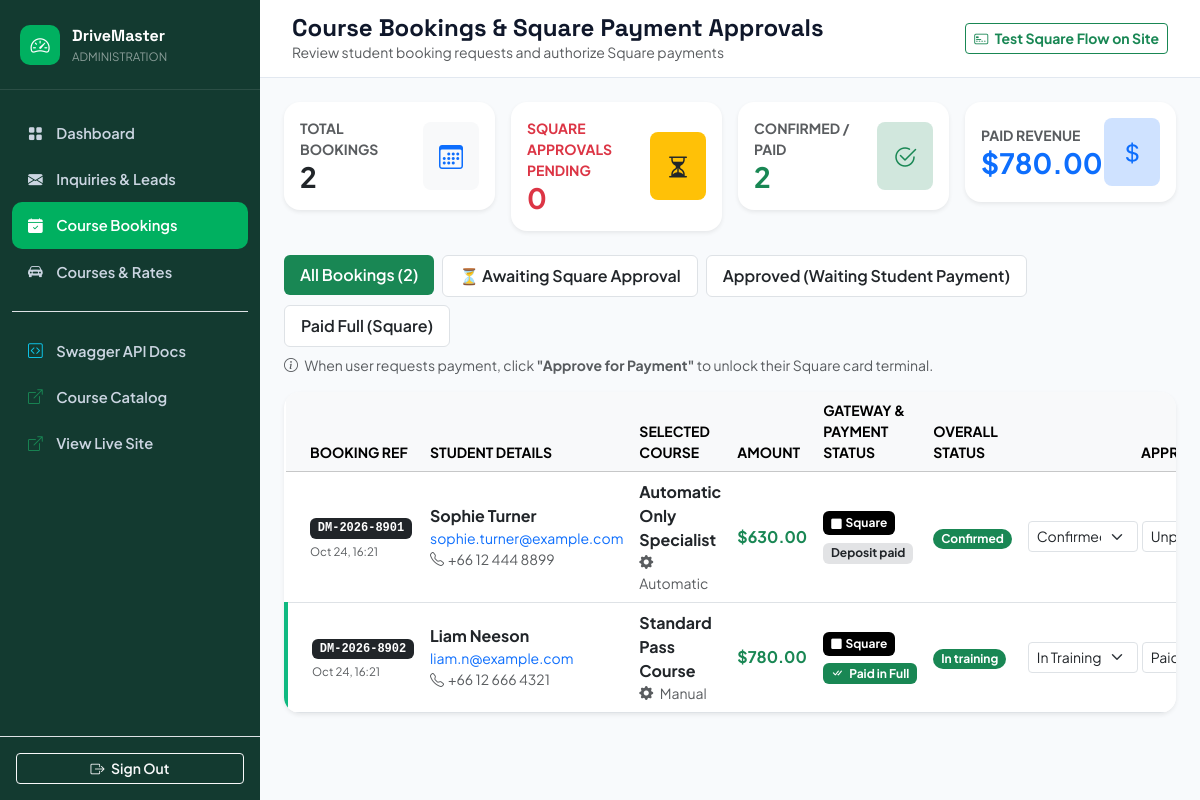
Page /admin/enrollments.php (signed in) on the committed database.
### tables this page shows
CREATE TABLE IF NOT EXISTS `enrollments` (
  `id` INT UNSIGNED AUTO_INCREMENT PRIMARY KEY,
  `booking_reference` VARCHAR(20) NOT NULL UNIQUE,
  `student_name` VARCHAR(100) NOT NULL,
  `student_email` VARCHAR(120) NOT NULL,
  `student_phone` VARCHAR(30) NOT NULL,
  `course_id` INT UNSIGNED DEFAULT NULL,
  `course_name` VARCHAR(120) NOT NULL,
  `course_price` DECIMAL(10, 2) NOT NULL DEFAULT 0.00,
  `pickup_address` VARCHAR(200) DEFAULT NULL,
  `preferred_start_date` DATE DEFAULT NULL,
  `preferred_transmission` ENUM('automatic', 'manual', 'either') DEFAULT 'automatic',
  `payment_gateway` VARCHAR(50) DEFAULT 'square',
  `payment_status` VARCHAR(50) DEFAULT 'unpaid',
  `payment_tx_id` VARCHAR(100) DEFAULT NULL,
  `card_last4` VARCHAR(10) DEFAULT NULL,
  `status` ENUM('pending', 'approved_to_pay', 'confirmed', 'in_training', 'completed', 'cancelled') DEFAULT 'pending',
  `admin_notes` TEXT DEFAULT NULL,
  `created_at` TIMESTAMP DEFAULT CURRENT_TIMESTAMP,
  `updated_at` TIMESTAMP DEFAULT CURRENT_TIMESTAMP ON UPDATE CURRENT_TIMESTAMP,
  CONSTRAINT `fk_enrollments_course` FOREIGN KEY (`course_id`) REFERENCES `courses` (`id`) ON DELETE SET NULL,
  INDEX `idx_enrollments_status` (`status`),
  INDEX `idx_enrollments_email` (`student_email`)
);

### admin/enrollments.php (the view, shortened to what the rows shown need)
<?php
require_once __DIR__ . '/../backend/src/Database.php';
require_once __DIR__ . '/../backend/src/Models/Enrollment.php';
$filters = [];
$enrollments = Enrollment::all($filters);
?>
<!DOCTYPE html>
<html lang="en">
<head>
  <link rel="stylesheet" href="../assets/vendor/fonts/fonts.css">
  <link rel="stylesheet" href="../assets/vendor/bootstrap/css/bootstrap.min.css">
  <link rel="stylesheet" href="../assets/vendor/bootstrap-icons/bootstrap-icons.min.css">
</head>
<body>
  <div class="admin-main">
    <div class="p-4 flex-grow-1">
      <div class="card border-0 shadow-sm rounded-4 overflow-hidden bg-white">
        <div class="table-responsive">
          <table class="table table-hover align-middle mb-0">
            <thead class="table-light small text-uppercase">
              <tr>
                <th class="ps-4">Booking Ref</th>
                <th>Student Details</th>
                <th>Selected Course</th>
                <th>Amount</th>
                <th>Gateway &amp; Payment Status</th>
                <th>Overall Status</th>
                <th class="text-end pe-4" style="min-width: 220px;">Approval &amp; Action</th>
              </tr>
            </thead>
            <tbody>
              <?php if (empty($enrollments)): ?>
                <tr>
                  <td colspan="7" class="text-center py-5 text-muted">
                    <i class="bi bi-calendar-x fs-1 d-block mb-2 text-secondary"></i>
                    No course bookings found for this filter.
                  </td>
                </tr>
              <?php else: ?>
                <?php foreach ($enrollments as $e):
                  $payStatus = $e['payment_status'] ?? 'unpaid';
                  $isPendingSquare = ($payStatus === 'payment_requested');
                  $isApprovedSquare = ($payStatus === 'approved_to_pay');
                  $isPaidSquare = ($payStatus === 'paid_in_full');
                  $rowClass = $isPendingSquare ? 'pending-row' : ($isPaidSquare ? 'approved-row' : '');
                ?>
                  <tr class="<?= $rowClass ?>">
                    <td class="ps-4">
                      <span class="badge bg-dark font-monospace text-uppercase"><?= htmlspecialchars($e['booking_reference']) ?></span>
                      <div class="small text-muted mt-1" style="font-size: 0.72rem;">
                        <?= htmlspecialchars(date('M d, H:i', strtotime($e['created_at'] ?? 'now'))) ?>
                      </div>
                    </td>
                    <td>
                      <div class="fw-bold text-dark"><?= htmlspecialchars($e['student_name']) ?></div>
                      <div class="small"><a href="mailto:<?= htmlspecialchars($e['student_email']) ?>" class="text-decoration-none"><?= htmlspecialchars($e['student_email']) ?></a></div>
                      <div class="small text-muted"><i class="bi bi-telephone me-1"></i><?= htmlspecialchars($e['student_phone']) ?></div>
                    </td>
                    <td>
                      <div class="fw-bold text-dark"><?= htmlspecialchars($e['course_name']) ?></div>
                      <div class="small text-muted">
                        <i class="bi bi-gear-fill me-1"></i> <?= ucfirst(htmlspecialchars($e['preferred_transmission'] ?? 'automatic')) ?>
                      </div>
                    </td>
                    <td>
                      <div class="fw-bold text-success fs-6">$<?= number_format((float)$e['course_price'], 2) ?></div>
                    </td>
                    <td>
                      <div class="mb-1">
                        <span class="square-badge">
                          <i class="bi bi-square-fill" style="font-size: 0.65rem;"></i> Square
                        </span>
                      </div>
                      <?php if ($isPendingSquare): ?>
                        <span class="badge bg-warning text-dark py-1 px-2 border border-warning-subtle">
                          <i class="bi bi-hourglass-split me-1"></i> Payment Requested
                        </span>
                      <?php elseif ($isApprovedSquare): ?>
                        <span class="badge bg-info text-dark py-1 px-2">
                          <i class="bi bi-unlock-fill me-1"></i> Approved - Waiting Student
                        </span>
                      <?php elseif ($isPaidSquare): ?>
                        <span class="badge bg-success text-white py-1 px-2">
                          <i class="bi bi-check-all me-1"></i> Paid in Full
                        </span>
                      <?php else: ?>
                        <span class="badge bg-secondary-subtle text-dark">
                          <?= ucfirst(str_replace('_', ' ', $payStatus)) ?>
                        </span>
                      <?php endif; ?>
                    </td>
                    <td>
                      <span class="badge bg-<?= ($e['status'] === 'confirmed' || $isPaidSquare) ? 'success' : ($isPendingSquare ? 'warning text-dark' : 'secondary') ?> px-2 py-1 rounded-pill">
                        <?= ucfirst(str_replace('_', ' ', $e['status'] ?? 'pending')) ?>
                      </span>
                    </td>
                    <td class="text-end pe-4">
                      <?php if ($isPendingSquare): ?>
                        <div class="d-inline-flex gap-1">
                          <form method="POST" class="d-inline">
                            <input type="hidden" name="action" value="approve_square">
                            <input type="hidden" name="ref" value="<?= htmlspecialchars($e['booking_reference']) ?>">
                            <button type="submit" class="btn btn-sm btn-success fw-bold py-1 px-2 shadow-sm" title="Approve student to proceed with Square payment">
                              <i class="bi bi-check-circle-fill me-1"></i> Approve Payment
                            </button>
                          </form>
                          <form method="POST" class="d-inline">
                            <input type="hidden" name="action" value="reject_square">
                            <input type="hidden" name="ref" value="<?= htmlspecialchars($e['booking_reference']) ?>">
                            <button type="submit" class="btn btn-sm btn-outline-danger py-1 px-2" title="Reject request" onclick="return confirm('Are you sure you want to reject this request?')">
                              <i class="bi bi-x-circle"></i>
                            </button>
                          </form>
                        </div>
                      <?php else: ?>
                        <form method="POST" class="d-inline-flex gap-1 align-items-center justify-content-end">
                          <select name="status" class="form-select form-select-sm" style="width: 110px;">
                            <option value="confirmed" <?= $e['status'] === 'confirmed' ? 'selected' : '' ?>>Confirmed</option>
                            <option value="in_training" <?= $e['status'] === 'in_training' ? 'selected' : '' ?>>In Training</option>
                          </select>
                          <select name="payment_status" class="form-select form-select-sm" style="width: 110px;">
                            <option value="unpaid" <?= $payStatus === 'unpaid' ? 'selected' : '' ?>>Unpaid</option>
                            <option value="paid_in_full" <?= $payStatus === 'paid_in_full' ? 'selected' : '' ?>>Paid Full</option>
                          </select>
                        </form>
                      <?php endif; ?>
                    </td>
                  </tr>
                <?php endforeach; ?>
              <?php endif; ?>
            </tbody>
          </table>
        </div>
      </div>
    </div>
  </div>
</body>
</html>

### rows in the picture
enrollments: booking_reference "DM-2026-8901", created_at "Oct 24, 16:21", student_name "Sophie Turner", student_email "sophie.turner@example.com", student_phone "+66 12 444 8899", course_name "Automatic Only Specialist", preferred_transmission "Automatic", course_price "630.00", payment_status "Deposit paid", status "Confirmed"
enrollments: booking_reference "DM-2026-8902", created_at "Oct 24, 16:21", student_name "Liam Neeson", student_email "liam.n@example.com", student_phone "+66 12 666 4321", course_name "Standard Pass Course", preferred_transmission "Manual", course_price "780.00", shows "Paid in Full", status "In training", status "In Training", payment_status "Paid Full"

### other values in the picture
$stats['total_bookings'] "2"
$stats['square_pending'] "0"
$stats['confirmed'] "2"
$stats['revenue'] "780.00"
